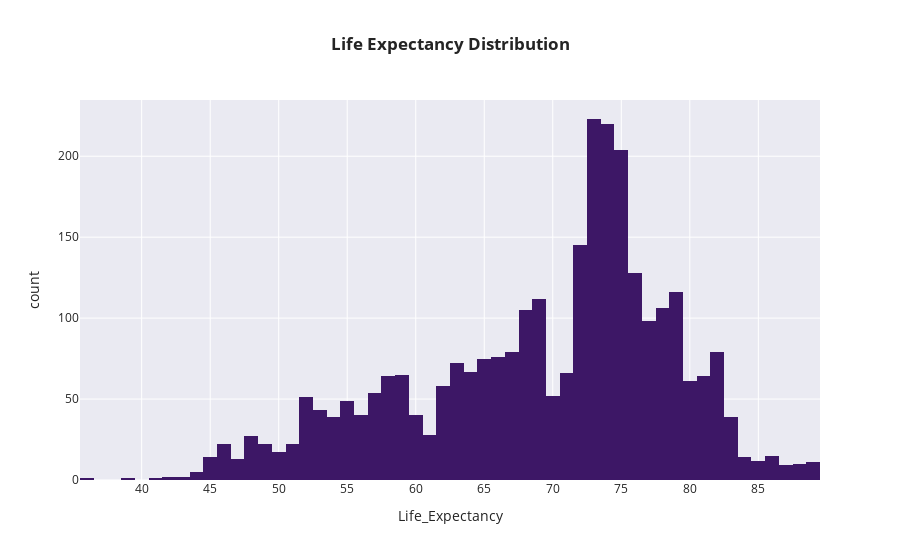

Notebook code for this chart:
### Markdown cell above
### Question #1: What age group has the highest life expectancy?

### Code cell
#Histogram
fig = px.histogram(df, x="Life_Expectancy", template="seaborn", color_discrete_sequence=['#3D1766'],
                  title='<b>Life Expectancy Distribution')
fig.update_xaxes(tickvals = np.arange(0, 100, 5))
fig.show()

plotly.offline.plot(fig, filename='Life Expectancy Distribution.html')

### Figure 1 — Plotly figure (JSON) as saved in the notebook; plotly's stock layout.template omitted (floating-point values rounded to 4 significant figures; data arrays with more than 128 entries replaced by an {"elided": "..."} marker saying what was removed)
{"data": [{"alignmentgroup": "True", "bingroup": "x", "hovertemplate": "Life_Expectancy=%{x}<br>count=%{y}<extra></extra>", "legendgroup": "", "marker": {"color": "#3D1766", "pattern": {"shape": ""}}, "name": "", "offsetgroup": "", "orientation": "v", "showlegend": false, "type": "histogram", "x": {"elided": "2938 float values"}, "xaxis": "x", "yaxis": "y"}], "layout": {"barmode": "relative", "legend": {"tracegroupgap": 0}, "title": {"text": "<b>Life Expectancy Distribution"}, "xaxis": {"anchor": "y", "domain": [0, 1], "tickvals": [0, 5, 10, 15, 20, 25, 30, 35, 40, 45, 50, 55, 60, 65, 70, 75, 80, 85, 90, 95], "title": {"text": "Life_Expectancy"}}, "yaxis": {"anchor": "x", "domain": [0, 1], "title": {"text": "count"}}}}
